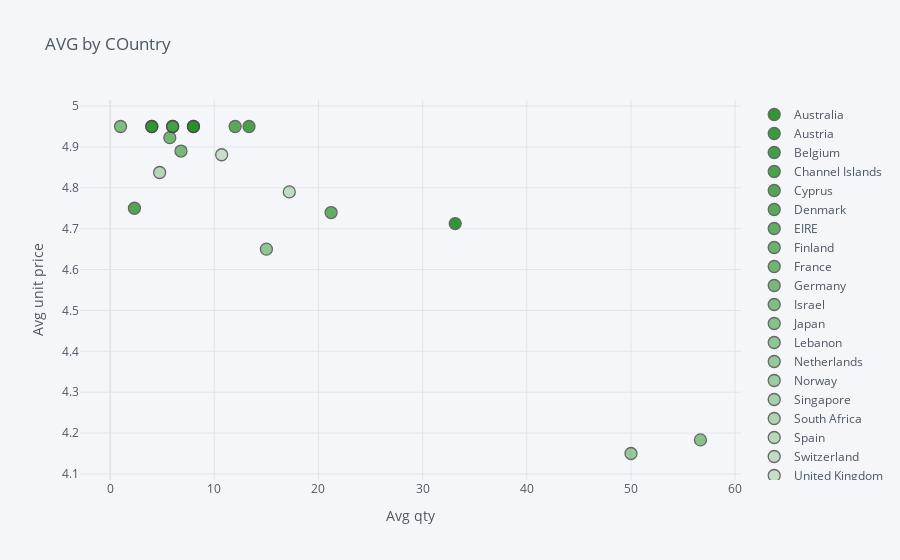

The notebook cell saved with this chart:
### Markdown cell above
## 3. Create an interactive scatter plot showing the relationship between average quantity (x-axis) and average unit price (y-axis) for the product PARTY BUNTING with the plot points color-coded by country (categories).

### Code cell
data=df.loc[df.Description=='PARTY BUNTING']

data=data.groupby('Country').mean()

data=data[['Quantity', 'UnitPrice']]

data.reset_index(inplace=True)


data.iplot(x='Quantity', 
           y='UnitPrice', 
           categories='Country',
           xTitle='Avg qty', 
           yTitle='Avg unit price',
           color='green', 
           title='AVG by COuntry')

### Figure 1 — Plotly figure (JSON) as saved in the notebook; plotly's stock layout.template omitted (floating-point values rounded to 4 significant figures)
{"data": [{"marker": {"color": "rgba(0, 128, 0, 1.0)", "line": {"width": 1.3}, "opacity": 0.8, "size": 12, "symbol": "circle"}, "mode": "markers", "name": "Australia", "textfont": {"color": "#4D5663"}, "type": "scatter", "x": [33.12], "y": [4.713]}, {"marker": {"color": "rgba(0, 128, 0, 0.96)", "line": {"width": 1.3}, "opacity": 0.8, "size": 12, "symbol": "circle"}, "mode": "markers", "name": "Austria", "textfont": {"color": "#4D5663"}, "type": "scatter", "x": [8], "y": [4.95]}, {"marker": {"color": "rgba(0, 128, 0, 0.9199999999999999)", "line": {"width": 1.3}, "opacity": 0.8, "size": 12, "symbol": "circle"}, "mode": "markers", "name": "Belgium", "textfont": {"color": "#4D5663"}, "type": "scatter", "x": [4], "y": [4.95]}, {"marker": {"color": "rgba(0, 128, 0, 0.8799999999999999)", "line": {"width": 1.3}, "opacity": 0.8, "size": 12, "symbol": "circle"}, "mode": "markers", "name": "Channel Islands", "textfont": {"color": "#4D5663"}, "type": "scatter", "x": [13.33], "y": [4.95]}, {"marker": {"color": "rgba(0, 128, 0, 0.8399999999999999)", "line": {"width": 1.3}, "opacity": 0.8, "size": 12, "symbol": "circle"}, "mode": "markers", "name": "Cyprus", "textfont": {"color": "#4D5663"}, "type": "scatter", "x": [2.333], "y": [4.75]}, {"marker": {"color": "rgba(0, 128, 0, 0.8)", "line": {"width": 1.3}, "opacity": 0.8, "size": 12, "symbol": "circle"}, "mode": "markers", "name": "Denmark", "textfont": {"color": "#4D5663"}, "type": "scatter", "x": [12], "y": [4.95]}, {"marker": {"color": "rgba(0, 128, 0, 0.76)", "line": {"width": 1.3}, "opacity": 0.8, "size": 12, "symbol": "circle"}, "mode": "markers", "name": "EIRE", "textfont": {"color": "#4D5663"}, "type": "scatter", "x": [21.21], "y": [4.739]}, {"marker": {"color": "rgba(0, 128, 0, 0.72)", "line": {"width": 1.3}, "opacity": 0.8, "size": 12, "symbol": "circle"}, "mode": "markers", "name": "Finland", "textfont": {"color": "#4D5663"}, "type": "scatter", "x": [6], "y": [4.95]}, {"marker": {"color": "rgba(0, 128, 0, 0.6799999999999999)", "line": {"width": 1.3}, "opacity": 0.8, "size": 12, "symbol": "circle"}, "mode": "markers", "name": "France", "textfont": {"color": "#4D5663"}, "type": "scatter", "x": [5.727], "y": [4.923]}, {"marker": {"color": "rgba(0, 128, 0, 0.6399999999999999)", "line": {"width": 1.3}, "opacity": 0.8, "size": 12, "symbol": "circle"}, "mode": "markers", "name": "Germany", "textfont": {"color": "#4D5663"}, "type": "scatter", "x": [6.8], "y": [4.89]}, {"marker": {"color": "rgba(0, 128, 0, 0.5999999999999999)", "line": {"width": 1.3}, "opacity": 0.8, "size": 12, "symbol": "circle"}, "mode": "markers", "name": "Israel", "textfont": {"color": "#4D5663"}, "type": "scatter", "x": [1], "y": [4.95]}, {"marker": {"color": "rgba(0, 128, 0, 0.5599999999999998)", "line": {"width": 1.3}, "opacity": 0.8, "size": 12, "symbol": "circle"}, "mode": "markers", "name": "Japan", "textfont": {"color": "#4D5663"}, "type": "scatter", "x": [56.67], "y": [4.183]}, {"marker": {"color": "rgba(0, 128, 0, 0.5199999999999998)", "line": {"width": 1.3}, "opacity": 0.8, "size": 12, "symbol": "circle"}, "mode": "markers", "name": "Lebanon", "textfont": {"color": "#4D5663"}, "type": "scatter", "x": [15], "y": [4.65]}, {"marker": {"color": "rgba(0, 128, 0, 0.4799999999999998)", "line": {"width": 1.3}, "opacity": 0.8, "size": 12, "symbol": "circle"}, "mode": "markers", "name": "Netherlands", "textfont": {"color": "#4D5663"}, "type": "scatter", "x": [50], "y": [4.15]}, {"marker": {"color": "rgba(0, 128, 0, 0.44)", "line": {"width": 1.3}, "opacity": 0.8, "size": 12, "symbol": "circle"}, "mode": "markers", "name": "Norway", "textfont": {"color": "#4D5663"}, "type": "scatter", "x": [6], "y": [4.95]}, {"marker": {"color": "rgba(0, 128, 0, 0.39999999999999997)", "line": {"width": 1.3}, "opacity": 0.8, "size": 12, "symbol": "circle"}, "mode": "markers", "name": "Singapore", "textfont": {"color": "#4D5663"}, "type": "scatter", "x": [8], "y": [4.95]}, {"marker": {"color": "rgba(0, 128, 0, 0.35999999999999993)", "line": {"width": 1.3}, "opacity": 0.8, "size": 12, "symbol": "circle"}, "mode": "markers", "name": "South Africa", "textfont": {"color": "#4D5663"}, "type": "scatter", "x": [4], "y": [4.95]}, {"marker": {"color": "rgba(0, 128, 0, 0.3199999999999999)", "line": {"width": 1.3}, "opacity": 0.8, "size": 12, "symbol": "circle"}, "mode": "markers", "name": "Spain", "textfont": {"color": "#4D5663"}, "type": "scatter", "x": [4.75], "y": [4.838]}, {"marker": {"color": "rgba(0, 128, 0, 0.27999999999999986)", "line": {"width": 1.3}, "opacity": 0.8, "size": 12, "symbol": "circle"}, "mode": "markers", "name": "Switzerland", "textfont": {"color": "#4D5663"}, "type": "scatter", "x": [17.2], "y": [4.79]}, {"marker": {"color": "rgba(0, 128, 0, 0.23999999999999982)", "line": {"width": 1.3}, "opacity": 0.8, "size": 12, "symbol": "circle"}, "mode": "markers", "name": "United Kingdom", "textfont": {"color": "#4D5663"}, "type": "scatter", "x": [10.71], "y": [4.881]}], "layout": {"legend": {"bgcolor": "#F5F6F9", "font": {"color": "#4D5663"}}, "paper_bgcolor": "#F5F6F9", "plot_bgcolor": "#F5F6F9", "title": {"font": {"color": "#4D5663"}, "text": "AVG by COuntry"}, "xaxis": {"gridcolor": "#E1E5ED", "showgrid": true, "tickfont": {"color": "#4D5663"}, "title": {"font": {"color": "#4D5663"}, "text": "Avg qty"}, "zerolinecolor": "#E1E5ED"}, "yaxis": {"gridcolor": "#E1E5ED", "showgrid": true, "tickfont": {"color": "#4D5663"}, "title": {"font": {"color": "#4D5663"}, "text": "Avg unit price"}, "zerolinecolor": "#E1E5ED"}}}
